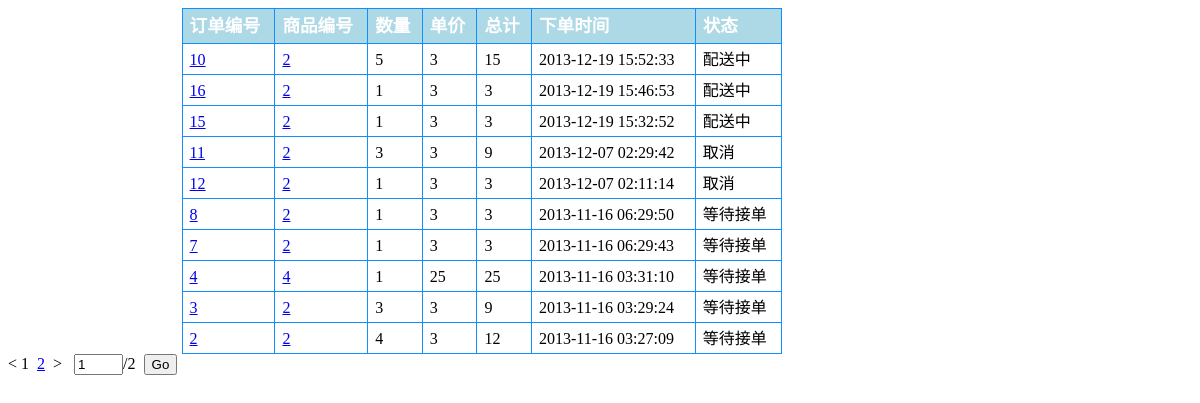
The page /buyerorder.php (signed in) on the database its author committed.
### tables this page shows
CREATE TABLE IF NOT EXISTS `order_info` (
  `id` int(11) NOT NULL AUTO_INCREMENT,
  `time` timestamp NOT NULL DEFAULT CURRENT_TIMESTAMP ON UPDATE CURRENT_TIMESTAMP,
  `state` enum('initial','canceled','waiting','delivering','completed') DEFAULT NULL,
  `bid` int(11) NOT NULL,
  `totalcost` float DEFAULT NULL,
  PRIMARY KEY (`id`),
  KEY `bid` (`bid`)
);

CREATE TABLE IF NOT EXISTS `order_goods` (
  `gid` int(11) NOT NULL,
  `oid` int(11) NOT NULL,
  `quantity` int(11) NOT NULL,
  `price` float DEFAULT NULL,
  PRIMARY KEY (`oid`,`gid`),
  KEY `gid` (`gid`)
);

### order_info_class.php (called while the page is built, shortened)
<?php
    include_once("db_class.php");
    class order_info{
        function __construct($time = 0,$id = 0,$bid = 0,$gid = 0,$price = 0,$state = 0,
							$number = 0,$totalcost = 0){
            $this -> time = $time;
            $this -> id   = $id;
            $this -> gid = $gid;
            $this -> price = $price;
			$this -> number = $number;
            $this -> state = $state;
			$this -> totalcost = $totalcost;
        }
    }
    class order_db{
		private $sm_db;
		function __construct(){
			$this -> sm_db = new db();
		}
        function fetch_order_info($order_id){
			$sql = "select quantity,gid
					from order_goods
					where `oid` = '$order_id'";
			$result = $this -> sm_db -> query($sql);
			$row = mysql_fetch_object($result);
			$number = $row -> quantity;
			$gid = $row -> gid;
			$sql = "select price
					from order_goods
					where `oid` = '$order_id' and `gid` = '$gid'";
			$result = $this -> sm_db -> query($sql);
			$row = mysql_fetch_object($result);
			$price = $row -> price;
			$sql = "select *
					from order_info
					where `id` = '$order_id'";
			$result = $this -> sm_db -> query($sql);
			$row = mysql_fetch_object($result);
			$order = new order_info($time = $row -> time,
									$id = $order_id,
									$bid = $row -> bid,
									$gid = $gid,
									$price = $price,
									$state = $row -> state,
									$number = $number,
									$totalcost = $row -> totalcost);
			return $order;
        }
        function buyer_order_count($uid){
            $sql = "select count(*) as count
                    from `order_info`
					where `bid` = {$uid}";
            $result = $this -> sm_db -> query($sql);
            $row = mysql_fetch_array($result);
            return $row['count'];
        }
    }

### db_class.php (called while the page is built, shortened)
<?php
class db{
        private $db_con;
        function __construct(){
            $this -> db_con = null;
        }
        function open($host,$dbn,$uid,$psw){
            $this -> db_con = mysql_connect($host,$uid,$psw);
            $this -> is_open = true;
            return $this -> db_con;
        }
        function close(){
            $this -> db_con  = null;
        }
        function query($sql){
            return mysql_query($sql,$this ->db_con);
        }
    }

### buyerorder.php (the view, shortened to what this page needs)
<?php
	include 'order_info_class.php';
    $PAGE_MAX_NUM = 10;
    $PAGE_ID = 0;
    $MAX_PAGE_ID = 7;
	$O_STATE_CNZH = 	array(	'initial'=>'等待接单',
								'waiting'=>'等待发货',
								'delivering'=>'配送中',
								'completed'=>'完成',
								'canceled'=>'取消'
								);
    if(isset($_SESSION['id'])){
        $id = $_SESSION['id'];
        $order_db = new order_db();
        $order_db -> open();
        $count = $order_db -> buyer_order_count($id);
        $begin = $PAGE_ID*$PAGE_MAX_NUM;
        $PAGE_NUM = (integer)($count/$PAGE_MAX_NUM);
        if($count%$PAGE_MAX_NUM > 0){
            $PAGE_NUM++;
        }
        $order_info_id = $order_db -> fetch_buyer_order_list( $id, $begin,$PAGE_MAX_NUM);
        $order_info_list = array();
        foreach($order_info_id as $oid){
            array_push($order_info_list,$order_db -> fetch_order_info($oid));
        }
    }else{
        die("请登录！");
    }
?>
<html>
<head>
<link rel="stylesheet" type="text/css" href="css/infocenter.css" >
</head>
<body>
<div id="buyerorder">
<table width="600px" frame="box" align="center">
<tr>
	<th>订单编号</th>
	<th>商品编号</th>
	<th>数量</th>
	<th>单价</th>
	<th>总计</th>
	<th>下单时间</th>
	<th>状态</th>
</tr>
<?php foreach ($order_info_list as $value){?>
<tr>
	<td><a href = "order.php?oid=<?= $value -> id?>"><?= $value -> id ?></a></td>
	<td><a href = "goodsinfo.php?id=<?= $value -> gid?>" target ="_blank"><?= $value -> gid ?></a></td>
	<td><?= $value -> number ?></td>
	<td><?= $value -> price ?></td>
	<td><?= $value -> totalcost ?></td>
	<td><?= $value -> time ?></td>
	<td><?= $O_STATE_CNZH[$value -> state] ?></td>
</tr>
<?php }?>
</table>
<
<?php if($PAGE_NUM <= $MAX_PAGE_ID){
        for($i = 1;$i <= $PAGE_NUM;$i++){
            if($PAGE_ID == $i - 1){?>
            <?=$i?>&nbsp
 <?php      }else{?>
            <a href = "buyerorder.php?page=<?= $i-1?>"><?=$i?></a>&nbsp
<?php       }
        }?>
        >
<?php }?>
<input type = "text" name = "pageid" id = "pageid" value = '<?=$PAGE_ID+1?>' align = 'right' size = '3'/>/<?=$PAGE_NUM?>&nbsp
<input type = "button" onclick = "jump('buyerorder.php?page=',pageid.value - 1)" value = "Go"/>
</div>
</body>
</html>

### infocenter.css (style rules this page uses)
div#buyerorder { background-color:#ffffff;float:left;width:80%; }
table { border-collapse:collapse; }
table, td, th { font-size:1em; border:1px solid #1090FF; padding:3px 7px 2px 7px; line-height:25px; }
th { font-size:1.1em; text-align:left; padding-top:5px; padding-bottom:4px; background-color:#ADD8E6; color:#ffffff; }

### rows shown on the page
order_info: id "10", totalcost "15", time "2013-12-19 15:52:33", state "配送中"
order_goods: gid "2", quantity "5", price "3"
order_info: id "16", totalcost "3", time "2013-12-19 15:46:53", state "配送中"
order_goods: gid "2", quantity "1", price "3"
order_info: id "15", totalcost "3", time "2013-12-19 15:32:52", state "配送中"
order_goods: gid "2", quantity "1", price "3"
order_info: id "11", totalcost "9", time "2013-12-07 02:29:42", state "取消"
order_goods: gid "2", quantity "3", price "3"
order_info: id "12", totalcost "3", time "2013-12-07 02:11:14", state "取消"
order_goods: gid "2", quantity "1", price "3"
order_info: id "8", totalcost "3", time "2013-11-16 06:29:50", state "等待接单"
order_goods: gid "2", quantity "1", price "3"
order_info: id "7", totalcost "3", time "2013-11-16 06:29:43", state "等待接单"
order_goods: gid "2", quantity "1", price "3"
order_info: id "4", totalcost "25", time "2013-11-16 03:31:10", state "等待接单"
order_goods: gid "4", quantity "1", price "25"
order_info: bid "3", value "3", totalcost "9", time "2013-11-16 03:29:24", state "等待接单"
order_goods: gid "2", quantity "3"
order_info: id "2", totalcost "12", time "2013-11-16 03:27:09", state "等待接单"
order_goods: gid "2", quantity "4", price "3"

### other values the page prints
$PAGE_NUM "2"
